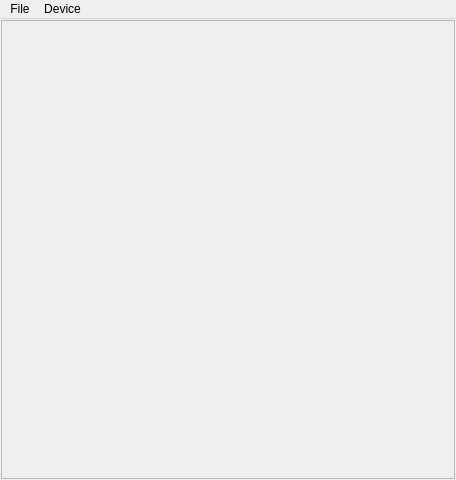
<?xml version="1.0" encoding="UTF-8"?>
<ui version="4.0">
 <class>MainWindow</class>
 <widget class="QMainWindow" name="MainWindow">
  <property name="geometry">
   <rect>
    <x>0</x>
    <y>0</y>
    <width>456</width>
    <height>480</height>
   </rect>
  </property>
  <property name="windowTitle">
   <string>FL593FL</string>
  </property>
  <property name="windowIcon">
   <iconset resource="icons.qrc">
    <normaloff>:/icons/laser_warning.svg</normaloff>:/icons/laser_warning.svg</iconset>
  </property>
  <widget class="QWidget" name="centralwidget">
   <layout class="QGridLayout" name="gridLayout">
    <property name="margin">
     <number>1</number>
    </property>
    <property name="spacing">
     <number>1</number>
    </property>
    <item row="1" column="1" colspan="2">
     <widget class="QFrame" name="frame">
      <property name="frameShape">
       <enum>QFrame::StyledPanel</enum>
      </property>
      <property name="frameShadow">
       <enum>QFrame::Sunken</enum>
      </property>
      <layout class="QVBoxLayout" name="verticalLayout">
       <property name="spacing">
        <number>0</number>
       </property>
       <property name="margin">
        <number>0</number>
       </property>
       <item>
        <layout class="QVBoxLayout" name="frame_layout"/>
       </item>
      </layout>
     </widget>
    </item>
    <item row="0" column="1" colspan="2">
     <layout class="QHBoxLayout" name="layout_channels"/>
    </item>
   </layout>
  </widget>
  <widget class="QMenuBar" name="menubar">
   <property name="geometry">
    <rect>
     <x>0</x>
     <y>0</y>
     <width>456</width>
     <height>23</height>
    </rect>
   </property>
   <widget class="QMenu" name="menuFile">
    <property name="title">
     <string>File</string>
    </property>
    <addaction name="actionQuit"/>
   </widget>
   <widget class="QMenu" name="menuDevice">
    <property name="title">
     <string>Device</string>
    </property>
    <addaction name="actionReset"/>
   </widget>
   <addaction name="menuFile"/>
   <addaction name="menuDevice"/>
  </widget>
  <action name="actionQuit">
   <property name="text">
    <string>Quit</string>
   </property>
   <property name="shortcut">
    <string>Ctrl+Q</string>
   </property>
  </action>
  <action name="actionReset">
   <property name="text">
    <string>Reset</string>
   </property>
  </action>
 </widget>
 <resources>
  <include location="icons.qrc"/>
 </resources>
 <connections/>
</ui>
